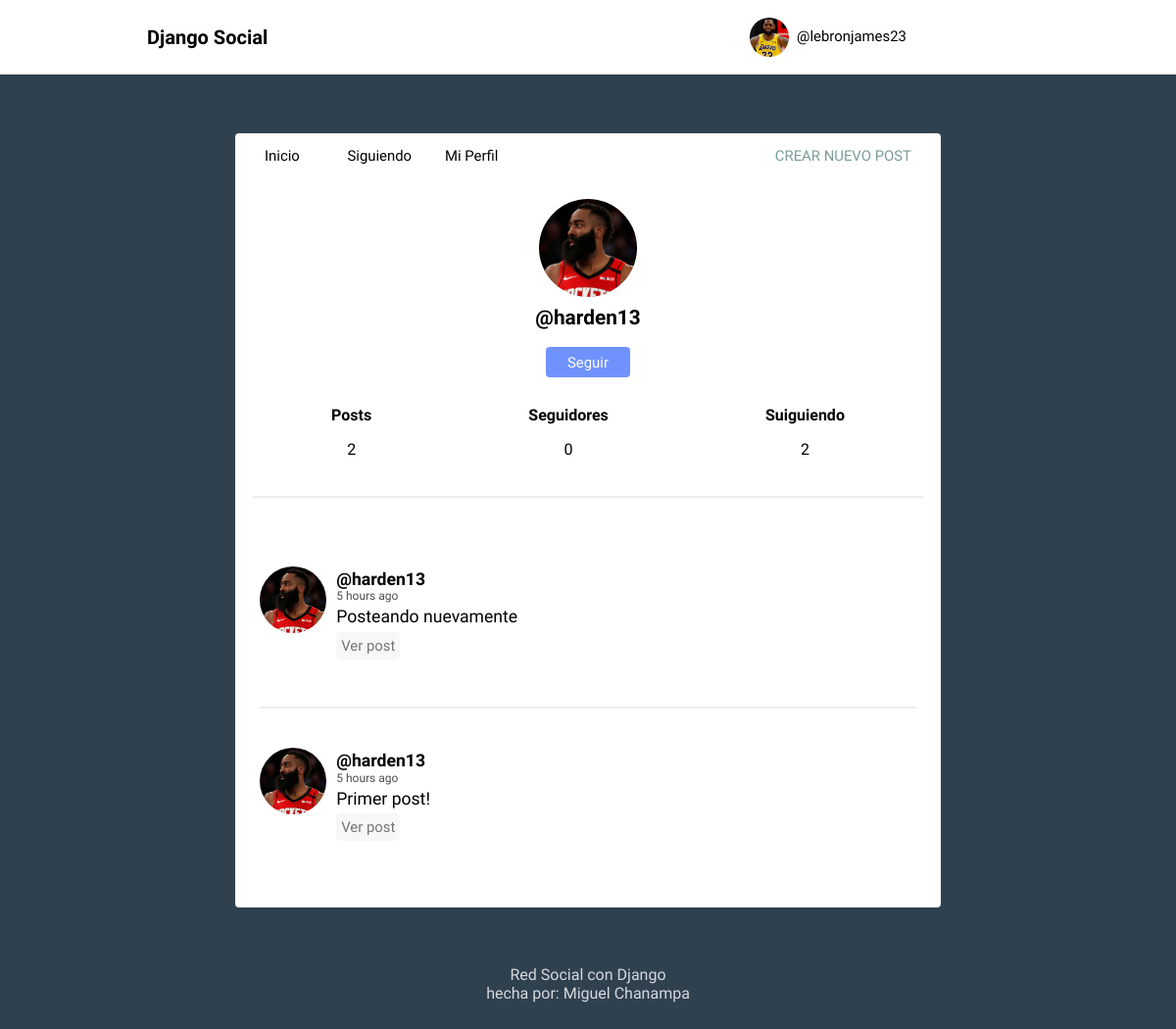
The app's page /profile/harden13/ (signed in) with its own data.
### red_social/models.py (models this page shows, shortened)
class Profile(models.Model):
    user = models.OneToOneField(User, on_delete=models.CASCADE)
    image = models.ImageField(null=True, blank=True, upload_to='', default='default.png')
    def following(self):
        user_ids = Relationship.objects.filter(from_user=self.user)\
                            .values_list('to_user_id', flat=True)
        return User.objects.filter(id__in=user_ids)
    def followers(self):
        user_ids = Relationship.objects.filter(to_user=self.user)\
                        .values_list('from_user_id', flat=True)
        return User.objects.filter(id__in=user_ids)

class Post(models.Model):
    user = models.ForeignKey(User, on_delete=models.CASCADE, related_name='posts')
    timestamp = models.DateTimeField(default=timezone.now)
    content = models.TextField()
    class Meta:
        ordering = ['-timestamp']

### red_social/views.py (the view)
# urls.py: path('profile/', profile, name='profile'),
def profile(request, username=None):
    current_user = request.user
    if username and username != current_user.username:
        user = User.objects.get(username=username)
        posts = user.posts.all()
    else:
        posts = current_user.posts.all()
        user = current_user
    context = {'user': user, 'posts': posts}
    return render(request, 'social/profile.html', context)

### red_social/templates/social/profile.html
{% extends 'social/feed.html' %}
{% block content %}
<div class="profile">
	<img src="{{ user.profile.image.url }}">
	<h2>@{{ user.username }}</h2>
	{% if request.user.is_authenticated %}
		{% if user.username != request.user.username %}
			{% if user not in request.user.profile.following %}
				<button><a class="follow-button" href="{% url 'follow' user %}">Seguir</a></button>
			{% else %}
				<button class="btn-red"><a class="follow-button" href="{% url 'unfollow' user %}">Dejar de seguir</a></button>
			{% endif %}
		{% else %}
			<a class="blue" href="{% url 'profile_edit' request.user.username %}">Editar Perfil</a>
			<button class="btn-red"><a class="follow-button" href="{% url 'profile_delete' user %}">Eliminar cuenta</a></button>
		{% endif %}
	{% endif %}
</div>
<div class="follow">
	<div>
		<h5>Posts</h5>
		<p>{{ user.posts.count }}</p>
	</div>
	<div>
		<h5>Seguidores</h5>
		<p>{{ user.profile.followers.count }}</p>
	</div>
	<div>
		<h5>Suiguiendo</h5>
		<p>{{ user.profile.following.count }}</p>
	</div>
</div>
{{ block.super }}
{% endblock %}

### red_social/templates/social/feed.html (shortened to what this page needs)
{% extends 'social/layout.html' %}
{% load humanize %}
{% block content %}
{% for post in posts %}
<article>
    <div class="container-article">
        <img src="{{ post.user.profile.image.url }}">
        <div>
            <h2 class="username"><a href="{% url 'profile' post.user.username %}">@{{post.user.username}}</a>
            </h2>
            <time data-time="#">{{ post.timestamp|naturaltime }}</time>
            <div class="post">{{ post.content }}</div>
            <br>
            <a class="option" href="{% url 'post' post.id %}">Ver post</a>
            <br>
            <br>
            <br>
        </div>
    </div>
</article>
{% endfor %}
{% endblock %}

### red_social/templates/social/layout.html (shortened to what this page needs)
<!DOCTYPE html>
{% load static %}
<html>
<head>
	<link rel="stylesheet" type="text/css" href="{% static 'normalize.css' %}">
	<link rel="stylesheet" type="text/css" href="{% static 'style.css' %}">
	<link rel="stylesheet" type="text/css" href="{% static 'mystyle.css' %}">
</head>
<body>
	<header class="main-head">
		<nav class="main">
			<h1 id="logo">Django Social</h1>
			<ul>
				{% if request.user.is_authenticated %}
					<li class="dropdown">
						<a class="profile" href="{% url 'profile' request.user.username %}">
						<img class="post_comment" src="{{ request.user.profile.image.url }}">
							@{{ request.user.username }}
						</a>
					</li>
				{% else %}
					<li><a href="{% url 'register' %}">Registrarse</a></li>
					<li><a href="{% url 'login' %}">Iniciar Sesión</a></li>
				{% endif%}
			</ul>
		</nav>
	</header>
	<div class="main">
		<nav class="second-nav">
			<a class="feed" href="{% url 'feed' %}">Inicio</a>
			{% if request.user.is_authenticated %}
				<a class="feed" href="{% url 'feed_following' request.user.username %}">Siguiendo</a>
				<a class="profile" href="{% url 'profile' request.user.username %}">Mi Perfil</a>
				<a class="new" href="{% url 'post' %}">Crear nuevo post</a>
			{% endif %}
		</nav>
		{% block content %}
		{% endblock content %}
	</div>
	<footer>
		<div class="row">
			<p>Red Social con Django<br>hecha por: Miguel Chanampa</p>
		</div>
	</footer>
</body>
</html>

### red_social/static/style.css (style rules this page uses)
body { background: #2F404F; font-size: 62.5%; font-family: 'Varela Round', Helvetica, Arial, serif; }
.option { color: #3B3B3B; opacity: .7; padding: 3px; background-color: #F5F5F5; border-radius: 5px; border: 2px solid #F5F5F5; }
.post_comment { margin-top: 10px; height: 40px !important; width: 40px !important; margin-right: 10px; border-radius: 50%; }
h5 { font-size: 1rem; margin-bottom: 0; margin-top: 0; }
p { font-size: 1rem; }
button { font-size: 1rem; color: white; padding: 0.4rem 1.4rem; border: none; opacity: 0.7; background: #3364FF; border-radius: 4px; cursor: pointer; }
img { object-fit: cover; }
.main-head { background: white; color: black; }
nav.main { min-height: 7vh; display: flex; width: 75%; margin: auto; align-items: center; padding: 0.5rem; }
nav.main ul { display: flex; flex: 1 1 40rem; justify-content: space-around; align-items: center; list-style: none; }
nav.main ul li a { display: flex; flex-direction: row; align-items: center; }
nav.main ul li a img { margin-top: 0; margin-bottom: 0; margin-right: .5rem; }
#logo { flex: 2 1 40rem; }
a { font-size: .93rem; text-decoration: none; color: black; }
.main { background: white; width: 60%; margin: 5% auto; border-radius: 4px; padding-bottom: 20px; }
.second-nav { display: flex; padding: 15px 30px; }
.second-nav .feed { flex: 1 1 30px; }
.second-nav .profile { flex: 1 1 30px; }
.second-nav .new { flex: 6 1 5rem; text-align: right; text-transform: uppercase; color: #7A9D96; }
article { width: 93%; margin: auto; padding: 30px 0; border-bottom: 2px solid #ECEEEF; }
.username { margin-bottom: .1rem; }
.username a { font-size: 1.1rem; }
.container-article { display: flex; }
.container-article img { margin-top: 10px; height: 68px; width: 68px; margin-right: 10px; border-radius: 50%; }
article:last-child { border-bottom: 0; }
time { font-size: .75rem; opacity: .7; }
.post { font-size: 1.1rem; margin-top: .2rem; }
.profile { display: flex; align-items: center; flex-direction: column; }
.profile img { height: 100px; width: 100px; margin-right: 10px; border-radius: 50%; margin: 20px; }
.profile h2 { margin-top: -10px; font-size: 1.3rem; }
.follow { display: flex; width: 95%; justify-content: space-around; margin: 30px auto; text-align: center; border-bottom: 2px solid #ECEEEF; padding-bottom: 22px; }
footer { color: white; text-align: center; font-size: .875em; margin: 40px 0; }
footer p { opacity: .8; }
.follow-button { color: white; }

### red_social/static/mystyle.css (style rules this page uses)
.post_comment { height: 32px; width: 32px; margin-right: 10px; border-radius: 50%; }
.dropdown { position: relative !important; display: inline-block !important; }

### records on screen
Post: user.profile.image (picture), user.username "harden13", timestamp "5 hours ago", content "Posteando nuevamente"
Post: user.profile.image (picture), user.username "harden13", timestamp "5 hours ago", content "Primer post!"

### other values on screen
{{ request.user.username }} "lebronjames23"
{{ user.username }} "harden13"
{{ user.posts.count }} "2"
{{ user.profile.followers.count }} "0"
{{ user.profile.following.count }} "2"
